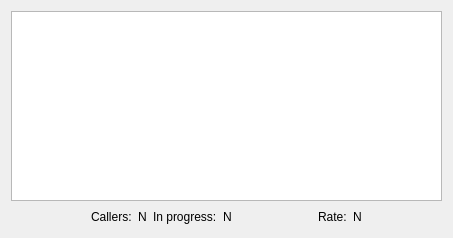
<?xml version="1.0" encoding="UTF-8"?>
<ui version="4.0">
 <class>FoxLogWindow</class>
 <widget class="QWidget" name="FoxLogWindow">
  <property name="geometry">
   <rect>
    <x>0</x>
    <y>0</y>
    <width>453</width>
    <height>238</height>
   </rect>
  </property>
  <property name="contextMenuPolicy">
   <enum>Qt::DefaultContextMenu</enum>
  </property>
  <property name="windowTitle">
   <string>Fox Log</string>
  </property>
  <layout class="QVBoxLayout" name="verticalLayout">
   <item>
    <widget class="QTableView" name="log_table_view">
     <property name="contextMenuPolicy">
      <enum>Qt::ActionsContextMenu</enum>
     </property>
     <attribute name="horizontalHeaderStretchLastSection">
      <bool>true</bool>
     </attribute>
    </widget>
   </item>
   <item>
    <layout class="QHBoxLayout" name="horizontalLayout">
     <item>
      <spacer name="horizontalSpacer_2">
       <property name="orientation">
        <enum>Qt::Horizontal</enum>
       </property>
       <property name="sizeHint" stdset="0">
        <size>
         <width>40</width>
         <height>20</height>
        </size>
       </property>
      </spacer>
     </item>
     <item>
      <widget class="QLabel" name="label">
       <property name="text">
        <string>Callers:</string>
       </property>
      </widget>
     </item>
     <item>
      <widget class="QLabel" name="callers_label">
       <property name="text">
        <string>N</string>
       </property>
      </widget>
     </item>
     <item>
      <widget class="QLabel" name="label_2">
       <property name="text">
        <string>In progress:</string>
       </property>
      </widget>
     </item>
     <item>
      <widget class="QLabel" name="queued_label">
       <property name="text">
        <string>N</string>
       </property>
      </widget>
     </item>
     <item>
      <spacer name="horizontalSpacer">
       <property name="orientation">
        <enum>Qt::Horizontal</enum>
       </property>
       <property name="sizeHint" stdset="0">
        <size>
         <width>40</width>
         <height>20</height>
        </size>
       </property>
      </spacer>
     </item>
     <item>
      <widget class="QLabel" name="label_4">
       <property name="text">
        <string>Rate:</string>
       </property>
      </widget>
     </item>
     <item>
      <widget class="QLabel" name="rate_label">
       <property name="text">
        <string>N</string>
       </property>
      </widget>
     </item>
     <item>
      <spacer name="horizontalSpacer_3">
       <property name="orientation">
        <enum>Qt::Horizontal</enum>
       </property>
       <property name="sizeHint" stdset="0">
        <size>
         <width>40</width>
         <height>20</height>
        </size>
       </property>
      </spacer>
     </item>
    </layout>
   </item>
  </layout>
 </widget>
 <resources/>
 <connections/>
</ui>
